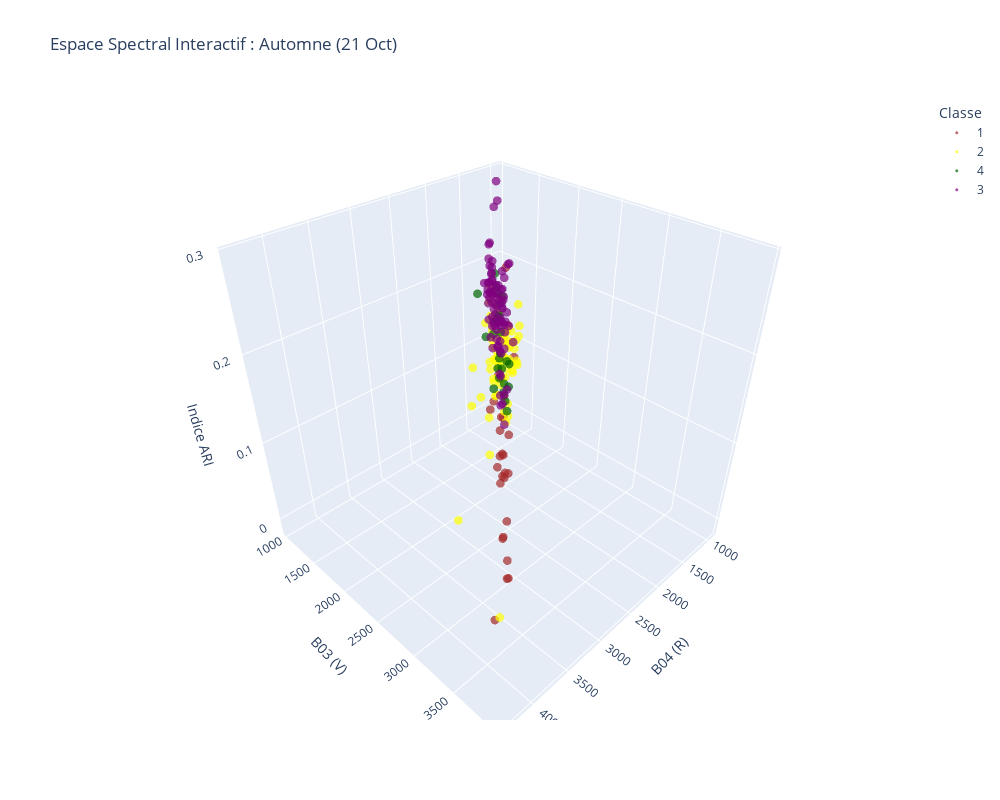
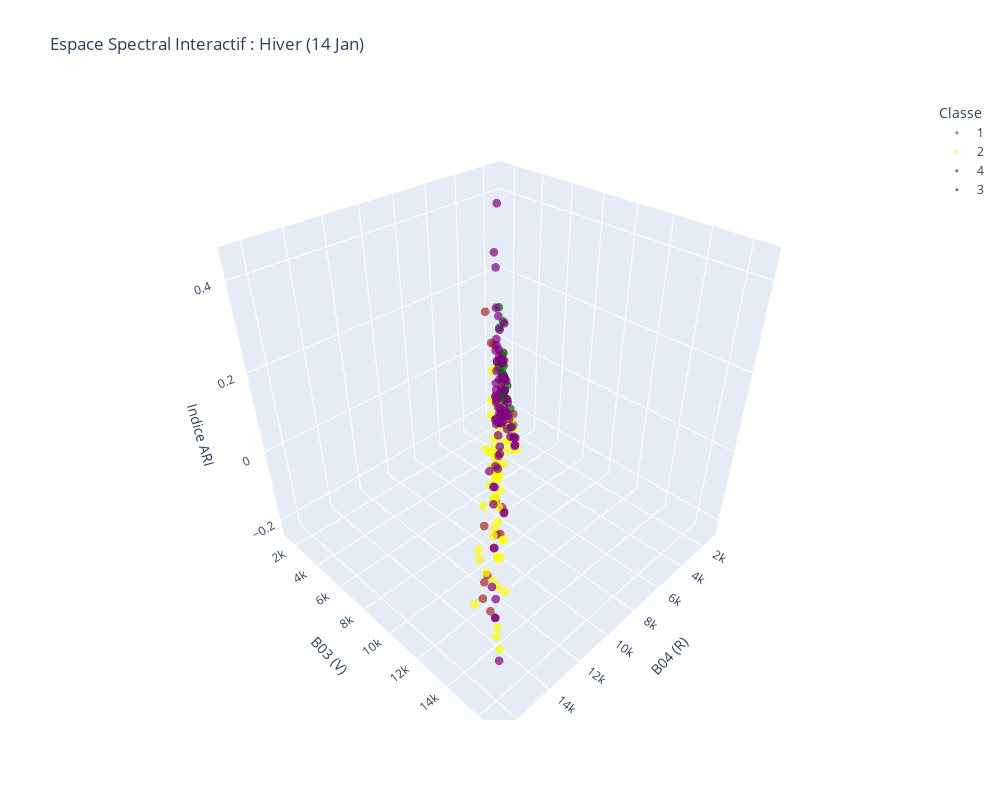
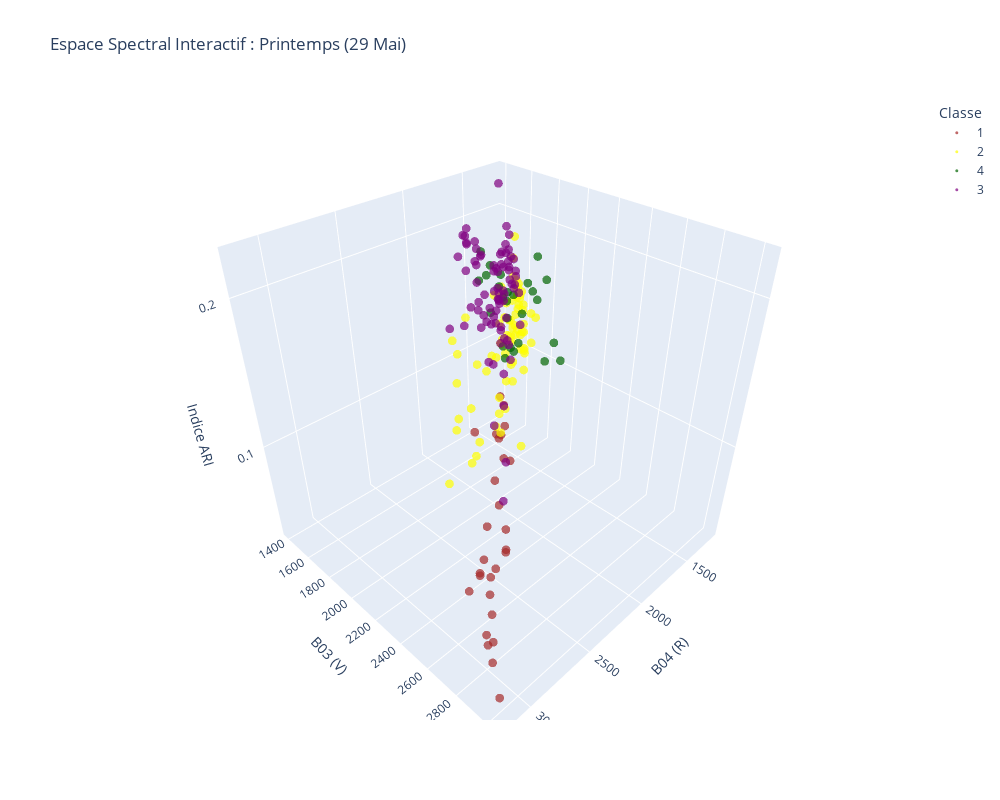
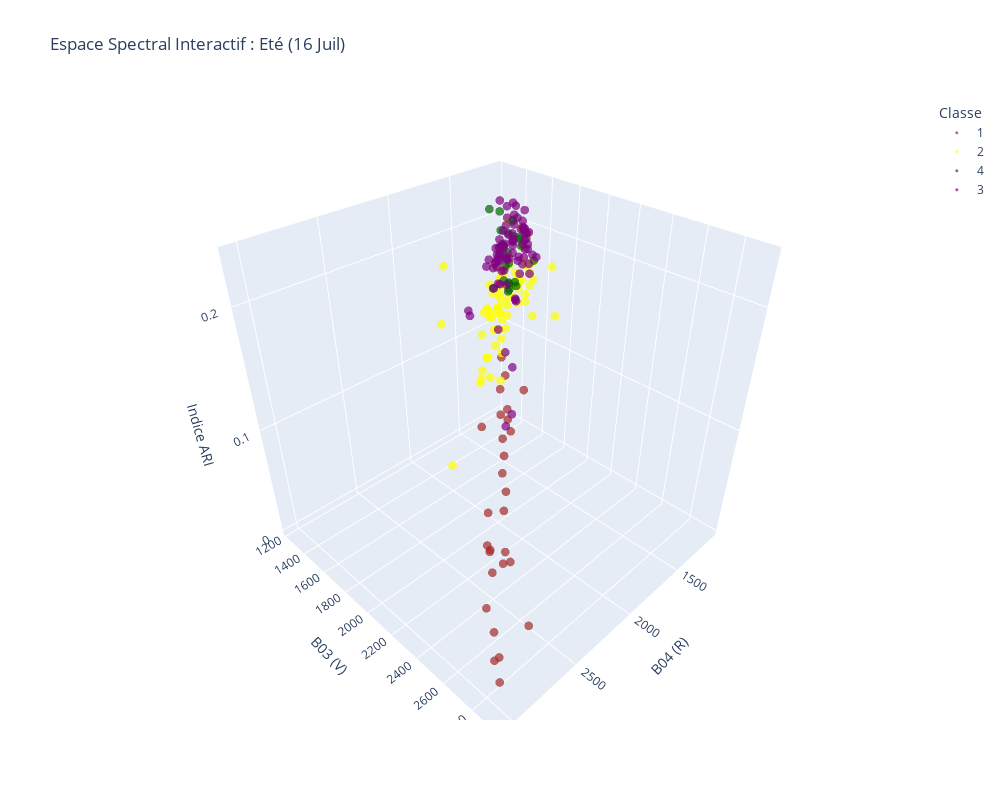

The cell these charts' notebook holds for them, in order:
### Code cell
import importlib
import my_function as mf
importlib.reload(mf)

# Appel de la fonction 3D dédiée
mf.plot_seasonal_3d_ari(
    X=X, 
    Y=Y, 
    fig_dir='results/figure/analyse_3D_ARI'
)
